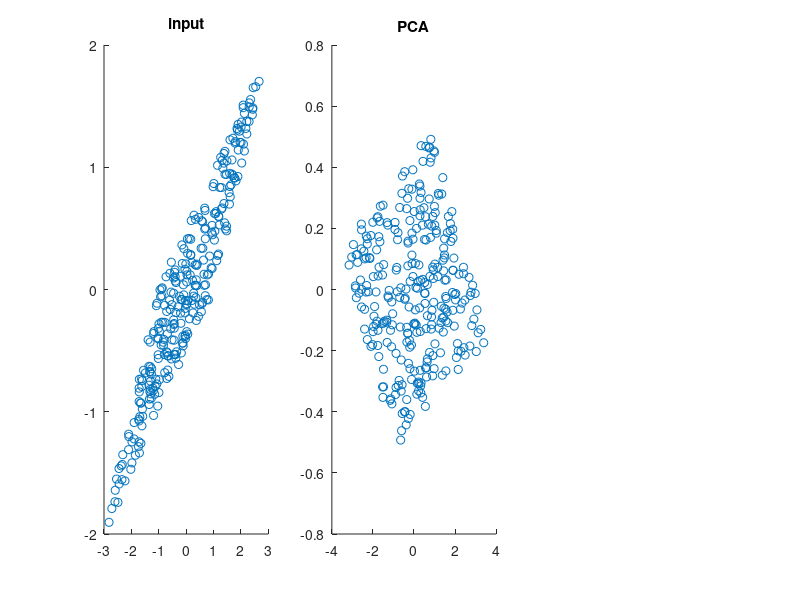

The MATLAB source for this figure: (Note: this script raises an error after producing the figure.)
FigHandle = figure('name','lecture 6 - 22','numbertitle','off');
set(FigHandle, 'Position', [50, 50, 1300, 300]);

N = 300;
%range -1 to 1
a = -1;
b = 1;
r1 = (b-a).*rand(N,1) + a;
r2 = (b-a).*rand(N,1) + a;

x = 2*r1 + r2;
y = r1 + r2;

X = zeros(2,N);
X(1,:) = x;
X(2,:) = y;

subplot(1,3,1)
scatter(x,y);title('input');

% PCA
cov_x = cov(X.');
[U,S,V] = svd(cov_x);
R = U*X;
x_plot = R(1,:);
y_plot = R(2,:);

subplot(1,3,2)
scatter(x_plot,y_plot);title('PCA');

W = eye(2);
D = eye(2);
learningRate = 0.005;
delta = 0.00001;

% ICA
W = helperICA(learningRate, delta, W, X, D, N);
op = W*X;
size(op)
subplot(1,3,3)
scatter(op(1,:),op(2,:)),title('ICA');
